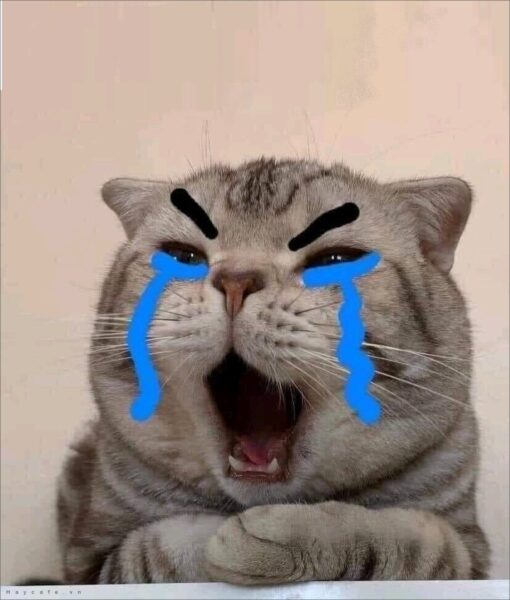
#> input picture cat_input.jpg, 510 x 600 px; its folder holds only this picture in this run
$ python main.py
#> lines starting #> are read from the running program, lines starting #| are printed output that depends on the picture; after the words box and inside, x2 and y2 are one past the last pixel; in counts of white or black regions, pixels touching at a corner belong together
#> the answer given: 1
#> the answer given: cat_input.jpg
"""
CHUONG TRINH XU LY ANH TONG HOP (NOP BAI)
Bao gom:
1. Histogram 3 mau (RGB)
2. Tang va Giam do tuong phan
3. Can bang Histogram (Histogram Equalization) & Bieu do sau can bang
4. Tach nguong (Otsu Thresholding)
5. Anh am ban (Negative)
6. Cong anh (Addition)
7. Tru anh (Subtraction)
Hien thi tat ca ket qua chung tren 1 khung nhin va tu dong luu file anh nop bai.
Ho tro moi dinh dang anh (JPG, PNG, JPEG, BMP, WEBP...), moi kich thuoc, moi ten file.
"""

import os
import sys
import urllib.request
import numpy as np
import cv2
import matplotlib.pyplot as plt
import tkinter as tk
from tkinter import filedialog


def read_image_safely(image_source: str):
    """
    Doc anh an toan cho moi dinh dang anh va moi loai duong dan:
    - Ho tro duong dan tieng Viet co dau, khoang trang, ky tu dac biet
    - Ho tro ca duong dan online (URL)
    - Xu ly tu dong anh xam (Gray), anh trong suot (RGBA) -> Chuyen ve 3 kenh BGR chuan
    """
#> called with image_source = 'cat_input.jpg'
    clean_path = image_source.strip().strip('"').strip("'")

    if clean_path.startswith("http://") or clean_path.startswith("https://"):
        try:
            print(f"[*] Dang tai anh tu internet: {clean_path} ...")
            req = urllib.request.Request(clean_path, headers={'User-Agent': 'Mozilla/5.0'})
            with urllib.request.urlopen(req) as resp:
                image_bytes = np.asarray(bytearray(resp.read()), dtype=np.uint8)
                img = cv2.imdecode(image_bytes, cv2.IMREAD_COLOR)
        except Exception as e:
            print(f"[!] Loi khi tai anh tu URL: {e}")
            return None
    else:
        norm_path = os.path.normpath(clean_path)
        if not os.path.exists(norm_path):
            return None
        try:
            # Doc file nhi phan roi decode giup tranh 100% loi ky tu Unicode tieng Viet tren Windows
            with open(norm_path, "rb") as f:
                bytes_data = bytearray(f.read())
                numpy_array = np.asarray(bytes_data, dtype=np.uint8)
                img = cv2.imdecode(numpy_array, cv2.IMREAD_COLOR)
#> img is the input picture: shape (600, 510, 3); mean B, G, R 137, 143.7, 157.2
        except Exception as e:
            print(f"[!] Loi khi doc file anh: {e}")
            return None

    if img is None:
        return None

    # Chuan hoa ve dung 3 kenh mau BGR de bat ky anh nao cung xu ly duoc khong bi loi
    if len(img.shape) == 2:
        img = cv2.cvtColor(img, cv2.COLOR_GRAY2BGR)
    elif len(img.shape) == 3 and img.shape[2] == 4:
        img = cv2.cvtColor(img, cv2.COLOR_BGRA2BGR)

    return img


def select_image_file():
    """Mo hop thoai cho phep chon bat ky file anh nao tu may tinh."""
    root = tk.Tk()
    root.withdraw()
    root.attributes('-topmost', True)
    file_path = filedialog.askopenfilename(
        title="Chon anh tai len",
        filetypes=[
            ("Dinh dang anh pho bien", "*.jpg;*.jpeg;*.png;*.bmp;*.webp;*.tiff"),
            ("Tat ca tap tin", "*.*")
        ]
    )
    root.destroy()
    return file_path if file_path else None


def find_any_existing_image():
    """Tu dong tim 1 file anh co san trong thu muc lam fallback."""
    supported_exts = ('.jpg', '.jpeg', '.png', '.bmp', '.webp', '.tiff')
    for file in os.listdir('.'):
        lower_file = file.lower()
        if lower_file.endswith(supported_exts) and not lower_file.startswith('ket_qua') and not lower_file.startswith('output'):
            return file
    return None


def create_second_image(h, w):
    """
    Tao anh thu 2 dong kich thuoc voi anh input bat ky de thuc hien phep cong va tru anh.
    """
    img2 = np.zeros((h, w, 3), dtype=np.uint8)
    for y in range(h):
        for x in range(w):
            img2[y, x, 0] = int(120 * (x / w))
            img2[y, x, 1] = int(120 * (y / h))
            img2[y, x, 2] = int(100 * ((x + y) / (w + h)))
    center_x, center_y = w // 2, h // 2
    radius = max(5, min(h, w) // 4)
    cv2.circle(img2, (center_x, center_y), radius, (180, 180, 180), -1)
    cv2.rectangle(img2, (w // 8, h // 8), (max(w // 8 + 10, w // 3), max(h // 8 + 10, h // 3)), (80, 150, 220), -1)
    return img2


def process_and_display_all(image_path: str, save_output=True):
    """
    Thuc hien tat ca cac phep toan xu ly anh va hien thi chung tren 1 giao dien nop bai.
    Ho tro moi anh, khong phu thuoc bat ky ten anh co dinh nao.
    """
    img_bgr = read_image_safely(image_path)

    if img_bgr is None:
        print(f"[!] Khong the doc file anh tai: {image_path}")
        return False

    h, w, c = img_bgr.shape
#> h = 600; w = 510; c = 3
    print(f"\n[+] Xu ly anh thanh cong: Kich thuoc {w}x{h} px, {c} kenh mau")
#| [+] Xu ly anh thanh cong: Kich thuoc 510x600 px, 3 kenh mau

    # 1. Anh goc RGB
    img_rgb = cv2.cvtColor(img_bgr, cv2.COLOR_BGR2RGB)

    # 2. Tang va Giam do tuong phan
    img_contrast_high = cv2.convertScaleAbs(img_bgr, alpha=1.6, beta=10)
    img_contrast_low = cv2.convertScaleAbs(img_bgr, alpha=0.5, beta=30)
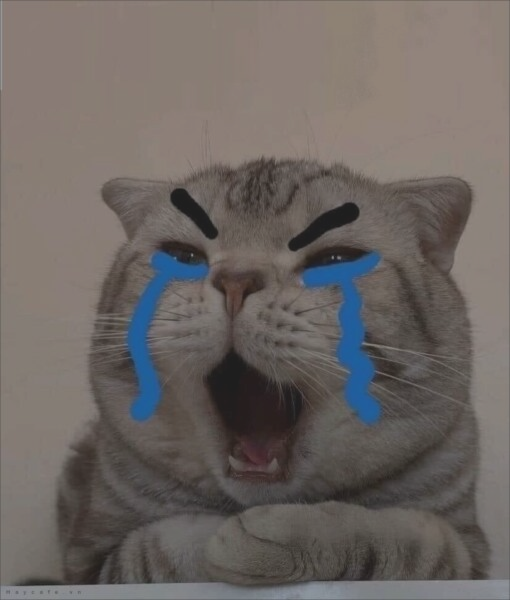
#> img_contrast_low: shape (600, 510, 3); mean B, G, R 98.5, 101.9, 108.6
    img_contrast_high_rgb = cv2.cvtColor(img_contrast_high, cv2.COLOR_BGR2RGB)
    img_contrast_low_rgb = cv2.cvtColor(img_contrast_low, cv2.COLOR_BGR2RGB)

    # 3. Can bang Histogram tren khong gian mau YCrCb
    img_ycrcb = cv2.cvtColor(img_bgr, cv2.COLOR_BGR2YCrCb)
#> img_ycrcb: shape (600, 510, 3); mean of channels 0, 1, 2 147, 135.3, 122.3
    channels_ycrcb = list(cv2.split(img_ycrcb))
#> channels_ycrcb = 3 items
    channels_ycrcb[0] = cv2.equalizeHist(channels_ycrcb[0])
    img_equalized_ycrcb = cv2.merge(channels_ycrcb)
#> img_equalized_ycrcb: shape (600, 510, 3); mean of channels 0, 1, 2 129.3, 135.3, 122.3
    img_equalized_bgr = cv2.cvtColor(img_equalized_ycrcb, cv2.COLOR_YCrCb2BGR)
    img_equalized_rgb = cv2.cvtColor(img_equalized_bgr, cv2.COLOR_BGR2RGB)

    # 4. Tach nguong Otsu
    img_gray = cv2.cvtColor(img_bgr, cv2.COLOR_BGR2GRAY)
    otsu_threshold_value, img_threshold = cv2.threshold(
        img_gray, 0, 255, cv2.THRESH_BINARY + cv2.THRESH_OTSU
    )
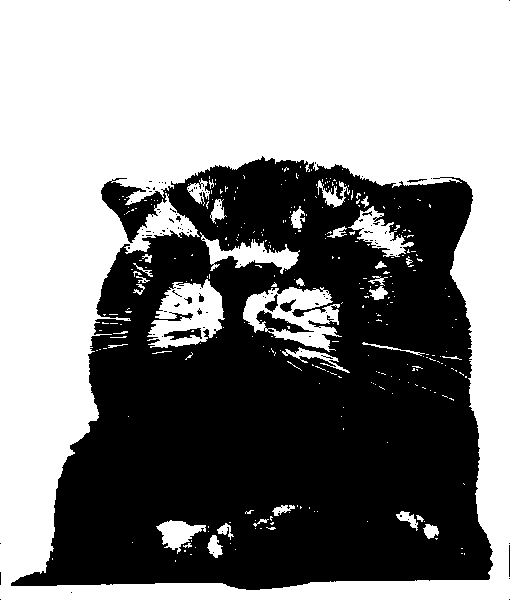
#> img_threshold: shape (600, 510); 53.6% white; 105 black regions (96 under 20 px), largest, box (x1, y1, x2, y2) and area: (11, 156, 493, 590) 141171, (164, 328, 202, 340) 241, (265, 294, 278, 312) 108
#> otsu_threshold_value = 143

    # 5. Anh am ban (Negative)
    img_negative_bgr = cv2.bitwise_not(img_bgr)
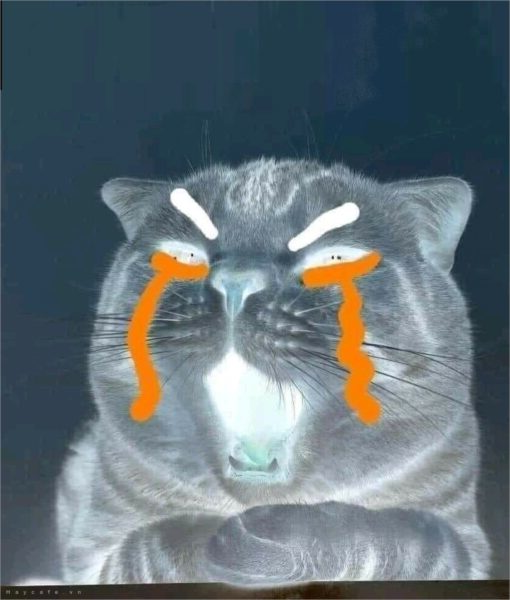
#> img_negative_bgr: shape (600, 510, 3); mean B, G, R 118, 111.3, 97.8
    img_negative_rgb = cv2.cvtColor(img_negative_bgr, cv2.COLOR_BGR2RGB)

    # 6. Tao anh 2 va thuc hien Cong anh, Tru anh
    img2_bgr = create_second_image(h, w)
#> after the loop in create_second_image, `for y in range(h):`:
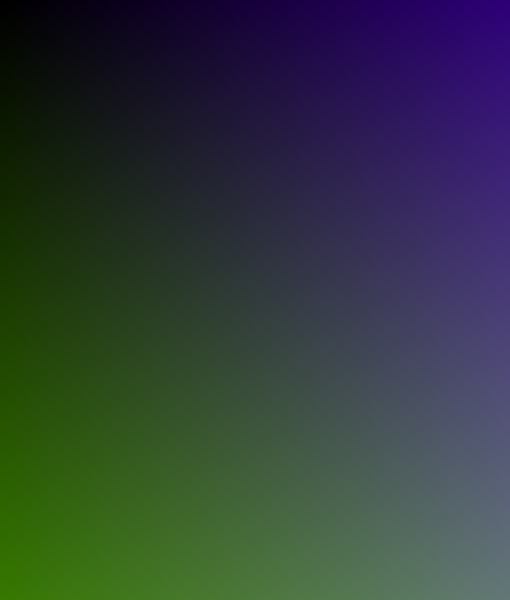
#> img2: shape (600, 510, 3); mean of channels 0, 1, 2 59.4, 59.5, 49.4; drawn as B, G, R
    img2_rgb = cv2.cvtColor(img2_bgr, cv2.COLOR_BGR2RGB)
    img_add_bgr = cv2.add(img_bgr, img2_bgr)
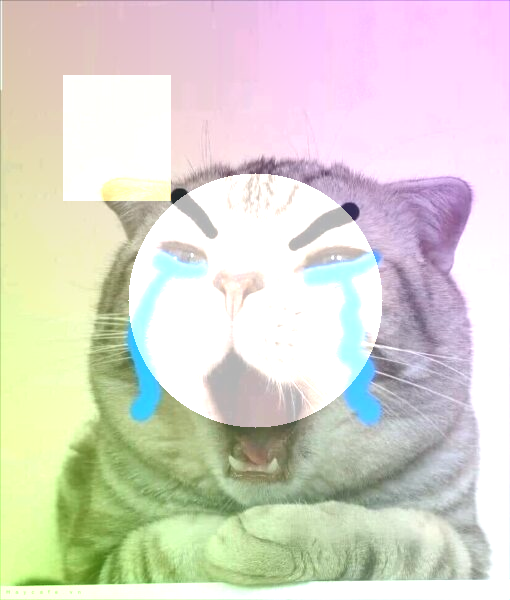
#> img_add_bgr: shape (600, 510, 3); mean B, G, R 204.7, 215.3, 218.1
    img_add_rgb = cv2.cvtColor(img_add_bgr, cv2.COLOR_BGR2RGB)
    img_sub_bgr = cv2.absdiff(img_bgr, img2_bgr)
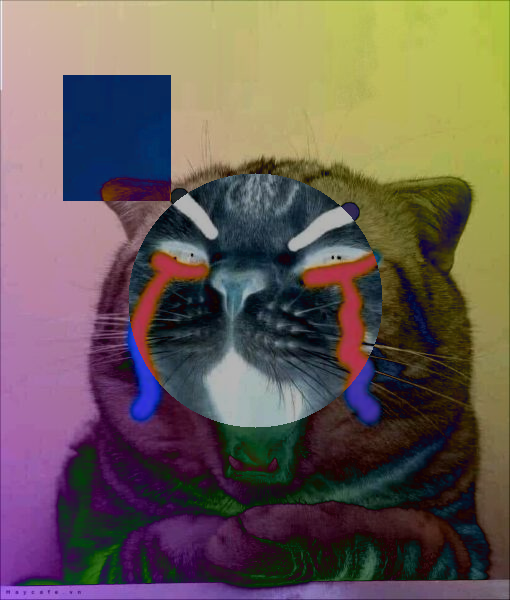
#> img_sub_bgr: shape (600, 510, 3); mean B, G, R 85.9, 93.2, 106.2
    img_sub_rgb = cv2.cvtColor(img_sub_bgr, cv2.COLOR_BGR2RGB)

    # =========================================================================
    # VE VA HIEN THI CHUNG TAT CA TREN 1 CUA SO (3 HANG x 4 COT)
    # =========================================================================
    plt.style.use('seaborn-v0_8-whitegrid' if 'seaborn-v0_8-whitegrid' in plt.style.available else 'default')
    fig, axes = plt.subplots(3, 4, figsize=(20, 13), dpi=100)
    fig.canvas.manager.set_window_title("KET QUA XU LY ANH")

    # O 1: Anh goc Input (Tong quat, khong bi rang buoc ten anh)
    axes[0, 0].imshow(img_rgb)
    axes[0, 0].set_title(f"1. Anh Goc Input ({w}x{h})", fontsize=11, fontweight='bold', color='#0f172a')
    axes[0, 0].axis('off')

    # O 2: Histogram 3 mau RGB (Input)
    colors = ('blue', 'green', 'red')
    labels = ('Blue', 'Green', 'Red')
    for i, col in enumerate(('b', 'g', 'r')):
        hist = cv2.calcHist([img_bgr], [i], None, [256], [0, 256])
        axes[0, 1].plot(hist, color=colors[i], label=labels[i], linewidth=1.8, alpha=0.85)
        axes[0, 1].fill_between(range(256), 0, hist.flatten(), color=colors[i], alpha=0.1)
    axes[0, 1].set_title("2. Histogram 3 Mau (RGB)", fontsize=11, fontweight='bold', color='#0f172a')
    axes[0, 1].set_xlim([0, 256])
    axes[0, 1].set_xlabel("Muc sang (0 - 255)", fontsize=9)
    axes[0, 1].set_ylabel("So pixel", fontsize=9)
    axes[0, 1].legend(loc='upper right', fontsize=8)
    axes[0, 1].grid(True, linestyle='--', alpha=0.5)

    # O 3: Tang do tuong phan
    axes[0, 2].imshow(img_contrast_high_rgb)
    axes[0, 2].set_title("3. Tang Tuong Phan (alpha=1.6)", fontsize=11, fontweight='bold', color='#0f172a')
    axes[0, 2].axis('off')

    # O 4: Giam do tuong phan
    axes[0, 3].imshow(img_contrast_low_rgb)
    axes[0, 3].set_title("4. Giam Tuong Phan (alpha=0.5)", fontsize=11, fontweight='bold', color='#0f172a')
    axes[0, 3].axis('off')

    # O 5: Can bang Histogram
    axes[1, 0].imshow(img_equalized_rgb)
    axes[1, 0].set_title("5. Can Bang Histogram", fontsize=11, fontweight='bold', color='#0f172a')
    axes[1, 0].axis('off')

    # O 6: Histogram sau can bang
    for i, col in enumerate(('b', 'g', 'r')):
        hist_eq = cv2.calcHist([img_equalized_bgr], [i], None, [256], [0, 256])
        axes[1, 1].plot(hist_eq, color=colors[i], label=labels[i], linewidth=1.8, alpha=0.85)
        axes[1, 1].fill_between(range(256), 0, hist_eq.flatten(), color=colors[i], alpha=0.1)
    axes[1, 1].set_title("6. Histogram Sau Can Bang", fontsize=11, fontweight='bold', color='#0f172a')
    axes[1, 1].set_xlim([0, 256])
    axes[1, 1].set_xlabel("Muc sang (0 - 255)", fontsize=9)
    axes[1, 1].set_ylabel("So pixel", fontsize=9)
    axes[1, 1].legend(loc='upper right', fontsize=8)
    axes[1, 1].grid(True, linestyle='--', alpha=0.5)

    # O 7: Tach nguong Otsu
    axes[1, 2].imshow(img_threshold, cmap='gray')
    axes[1, 2].set_title(f"7. Tach Nguong Otsu (Nguong={int(otsu_threshold_value)})", fontsize=11, fontweight='bold', color='#0f172a')
    axes[1, 2].axis('off')

    # O 8: Anh am ban (Negative)
    axes[1, 3].imshow(img_negative_rgb)
    axes[1, 3].set_title("8. Anh Am Ban (Negative)", fontsize=11, fontweight='bold', color='#0f172a')
    axes[1, 3].axis('off')

    # O 9: Anh phu (Image 2)
    axes[2, 0].imshow(img2_rgb)
    axes[2, 0].set_title("9. Anh Thu 2 (Mau Ket Hop)", fontsize=11, fontweight='bold', color='#0f172a')
    axes[2, 0].axis('off')

    # O 10: Cong anh
    axes[2, 1].imshow(img_add_rgb)
    axes[2, 1].set_title("10. Cong Anh (Anh 1 + Anh 2)", fontsize=11, fontweight='bold', color='#0f172a')
    axes[2, 1].axis('off')

    # O 11: Tru anh
    axes[2, 2].imshow(img_sub_rgb)
    axes[2, 2].set_title("11. Tru Anh (|Anh 1 - Anh 2|)", fontsize=11, fontweight='bold', color='#0f172a')
    axes[2, 2].axis('off')

    # O 12: Bang thong so xu ly (Tong quat, khong loi font)
    axes[2, 3].axis('off')
    mean_val = np.mean(img_gray)
#> mean_val = 147
    std_val = np.std(img_gray)
#> std_val = 55.78
    min_val = np.min(img_gray)
#> min_val = 0
    max_val = np.max(img_gray)
#> max_val = 246

    info_text = (
        f"--- THONG SO XU LY ANH ---\n\n"
        f"- Anh dau vao: Image Input\n"
        f"- Do phan giai: {w} x {h} px\n"
        f"- So kenh mau: {c} (RGB)\n"
        f"- Do sang TB (Mean): {mean_val:.2f}\n"
        f"- Do lech chuan (Std): {std_val:.2f}\n"
        f"- Min - Max: {min_val} - {max_val}\n"
        f"- Nguong Otsu: {int(otsu_threshold_value)}\n"
        f"- Phep cong: cv2.add (Bao hoa 255)\n"
        f"- Phep tru: cv2.absdiff (Tri tuyet doi)\n"
        f"- Can bang: cv2.equalizeHist (Kenh Y)\n"
    )
    axes[2, 3].text(
        0.05, 0.5, info_text, fontsize=11, verticalalignment='center',
        bbox=dict(boxstyle='round,pad=1', facecolor='#f8fafc', edgecolor='#cbd5e1', linewidth=1.5)
    )

    plt.tight_layout()

    # Luu file ket qua nop bai
    if save_output:
        output_file = "ket_qua_nop_bai.png"
        plt.savefig(output_file, dpi=160, bbox_inches='tight')
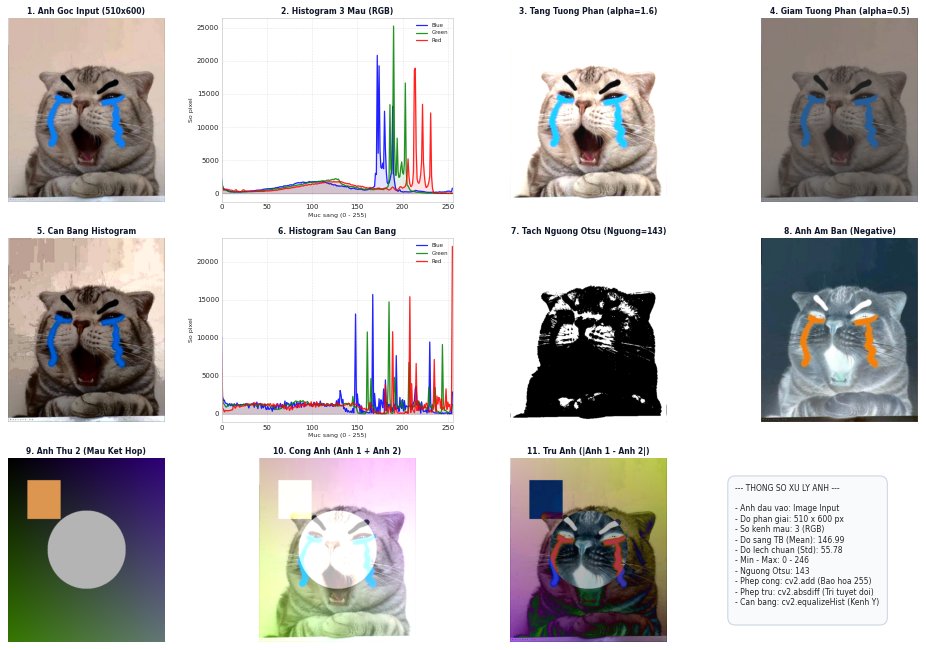
#> figure drawn by matplotlib, 11 panels; panel 2: curve peaks at x = 172, y = 20808; panel 2: curve peaks at x = 190, y = 25225; panel 2: curve peaks at x = 214, y = 18868; panel 6: curve peaks at x = 167, y = 15670
        print(f"[+] DA XUAT FILE KET QUA: {output_file}")

    print("[+] Dang mo cua so ket qua...")
    plt.show()
    return True


def get_image_input_interactive():
    """Ham nhan lua chon nguon anh tu nguoi dung (ho tro moi anh)."""
    print("\n" + "="*65)
    print("        CHUONG TRINH XU LY ANH TONG HOP (NOP BAI)")
    print("="*65)
    print("Hay chon cach dua anh vao (HO TRO MOI FILE ANH):")
    print("   [1] Nhan Enter (hoac go 1): Mo hop thoai de chon anh bat ky tu may tinh")
    print("   [2] Keo tha hoac nhap duong dan bat ky file anh nao vao day")
    print("   [3] Dan link anh internet (http:// hoac https://)")
    print("-"*65)

    while True:
        user_choice = input("👉 Nhap lua chon hoac duong dan anh: ").strip()

        # Nhan Enter hoac go 1 -> Mo hop thoai chon file
        if user_choice == "" or user_choice == "1":
            print("\n[*] Dang mo hop thoai chon file anh...")
            selected_path = select_image_file()
            if selected_path:
                return selected_path
            else:
                print("[!] Chua chon file tu hop thoai.")
                fallback = find_any_existing_image()
                if fallback:
                    print(f"[i] Su dung file anh co san: {fallback}")
                    return fallback
                continue

        cleaned_path = user_choice.strip('"').strip("'")

        if cleaned_path.startswith("http://") or cleaned_path.startswith("https://"):
            return cleaned_path

        if os.path.exists(cleaned_path):
            return cleaned_path
        else:
            print(f"[!] Khong tim thay file tai: '{cleaned_path}'. Vui long thu lai!")


def main():
    if len(sys.argv) > 1:
        image_path = sys.argv[1]
    else:
        image_path = get_image_input_interactive()

    if image_path:
        process_and_display_all(image_path)


if __name__ == "__main__":
    main()
